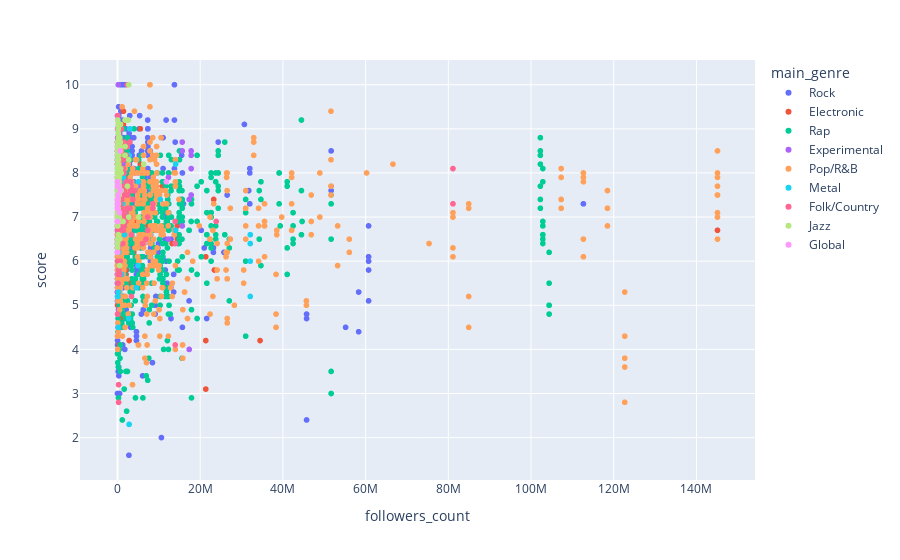

Notebook cell for this chart:
### Code cell
px.scatter(df_filtered, x='followers_count', y='score', color='main_genre')

### Figure 1 — Plotly figure (JSON) as saved in the notebook; plotly's stock layout.template omitted (floating-point values rounded to 4 significant figures; data arrays with more than 128 entries replaced by an {"elided": "..."} marker saying what was removed)
{"data": [{"hovertemplate": "main_genre=Rock<br>followers_count=%{x}<br>score=%{y}<extra></extra>", "legendgroup": "Rock", "marker": {"color": "#636efa", "symbol": "circle"}, "mode": "markers", "name": "Rock", "showlegend": true, "type": "scattergl", "x": {"elided": "2441 float values"}, "xaxis": "x", "y": {"elided": "2441 float values"}, "yaxis": "y"}, {"hovertemplate": "main_genre=Electronic<br>followers_count=%{x}<br>score=%{y}<extra></extra>", "legendgroup": "Electronic", "marker": {"color": "#EF553B", "symbol": "circle"}, "mode": "markers", "name": "Electronic", "showlegend": true, "type": "scattergl", "x": {"elided": "1255 float values"}, "xaxis": "x", "y": {"elided": "1255 float values"}, "yaxis": "y"}, {"hovertemplate": "main_genre=Rap<br>followers_count=%{x}<br>score=%{y}<extra></extra>", "legendgroup": "Rap", "marker": {"color": "#00cc96", "symbol": "circle"}, "mode": "markers", "name": "Rap", "showlegend": true, "type": "scattergl", "x": {"elided": "1366 float values"}, "xaxis": "x", "y": {"elided": "1366 float values"}, "yaxis": "y"}, {"hovertemplate": "main_genre=Experimental<br>followers_count=%{x}<br>score=%{y}<extra></extra>", "legendgroup": "Experimental", "marker": {"color": "#ab63fa", "symbol": "circle"}, "mode": "markers", "name": "Experimental", "showlegend": true, "type": "scattergl", "x": {"elided": "787 float values"}, "xaxis": "x", "y": {"elided": "787 float values"}, "yaxis": "y"}, {"hovertemplate": "main_genre=Pop/R&B<br>followers_count=%{x}<br>score=%{y}<extra></extra>", "legendgroup": "Pop/R&B", "marker": {"color": "#FFA15A", "symbol": "circle"}, "mode": "markers", "name": "Pop/R&B", "showlegend": true, "type": "scattergl", "x": {"elided": "1023 float values"}, "xaxis": "x", "y": {"elided": "1023 float values"}, "yaxis": "y"}, {"hovertemplate": "main_genre=Metal<br>followers_count=%{x}<br>score=%{y}<extra></extra>", "legendgroup": "Metal", "marker": {"color": "#19d3f3", "symbol": "circle"}, "mode": "markers", "name": "Metal", "showlegend": true, "type": "scattergl", "x": {"elided": "168 float values"}, "xaxis": "x", "y": {"elided": "168 float values"}, "yaxis": "y"}, {"hovertemplate": "main_genre=Folk/Country<br>followers_count=%{x}<br>score=%{y}<extra></extra>", "legendgroup": "Folk/Country", "marker": {"color": "#FF6692", "symbol": "circle"}, "mode": "markers", "name": "Folk/Country", "showlegend": true, "type": "scattergl", "x": {"elided": "378 float values"}, "xaxis": "x", "y": {"elided": "378 float values"}, "yaxis": "y"}, {"hovertemplate": "main_genre=Jazz<br>followers_count=%{x}<br>score=%{y}<extra></extra>", "legendgroup": "Jazz", "marker": {"color": "#B6E880", "symbol": "circle"}, "mode": "markers", "name": "Jazz", "showlegend": true, "type": "scattergl", "x": {"elided": "247 float values"}, "xaxis": "x", "y": {"elided": "247 float values"}, "yaxis": "y"}, {"hovertemplate": "main_genre=Global<br>followers_count=%{x}<br>score=%{y}<extra></extra>", "legendgroup": "Global", "marker": {"color": "#FF97FF", "symbol": "circle"}, "mode": "markers", "name": "Global", "showlegend": true, "type": "scattergl", "x": [163000.0, 836.0, 7705.0, 1247.0, 253100.0, 2154.0, 633800.0, 7.0, 680.0, 674800.0, 196700.0, 4687.0, 1615.0, 11800000.0, 462700.0], "xaxis": "x", "y": [7.5, 6.9, 7.7, 7.4, 7.7, 7.2, 7.6, 7.8, 7.3, 8.5, 7.7, 7.3, 6.2, 7.8, 7.1], "yaxis": "y"}], "layout": {"legend": {"title": {"text": "main_genre"}, "tracegroupgap": 0}, "margin": {"t": 60}, "xaxis": {"anchor": "y", "domain": [0, 1], "title": {"text": "followers_count"}}, "yaxis": {"anchor": "x", "domain": [0, 1], "title": {"text": "score"}}}}
